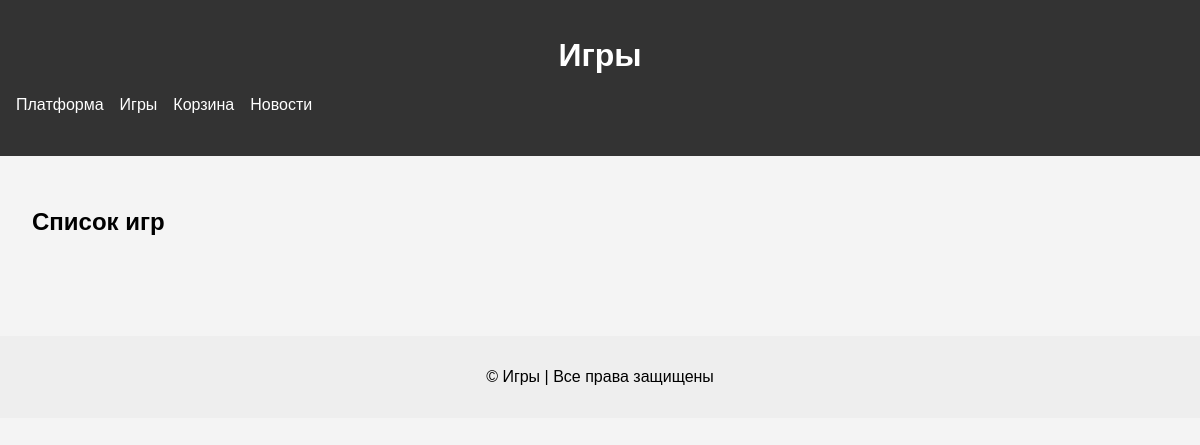
The page /games/ on the database as committed earlier.
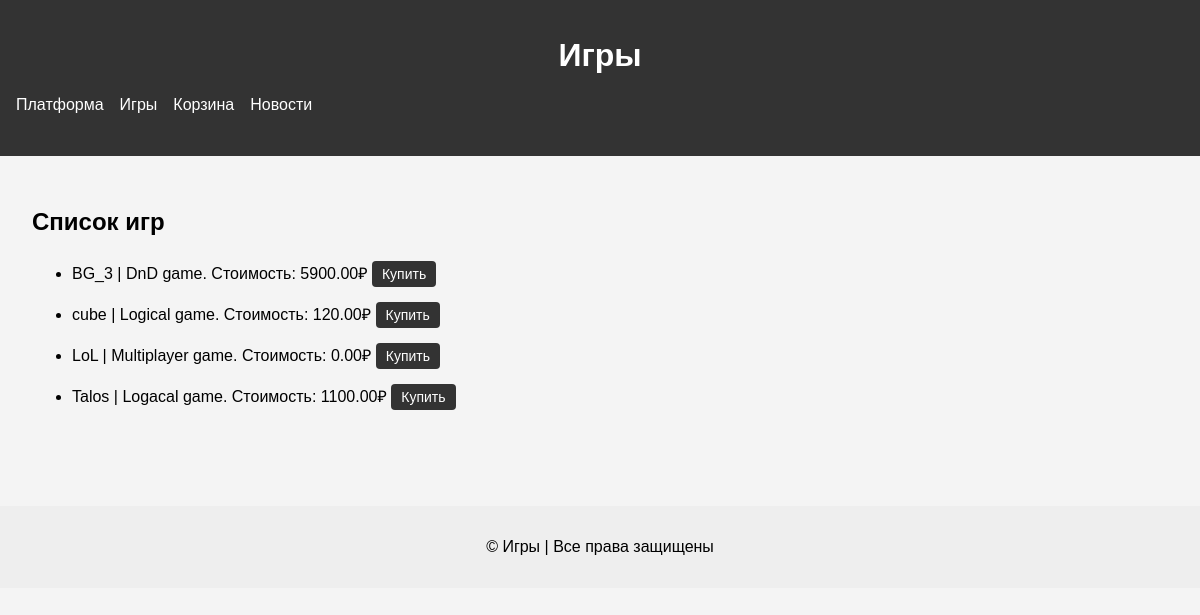
The same page on the database as committed later.
### task/models.py (models this page shows)
class Game(models.Model):
    title = models.CharField(max_length=255)
    cost = models.DecimalField(max_digits=10, decimal_places=2)
    size = models.DecimalField(max_digits=6, decimal_places=2)
    description = models.TextField()
    age_limited = models.BooleanField('Buyer',default=False, blank=True)
    buyer = models.ManyToManyField('Buyer', related_name='games', blank=True)
    def __str__(self):
        return self.title
    class Meta:
        verbose_name = 'Игра'
        verbose_name_plural = 'Игры'

### task/views.py (the view)
# urls.py: path('games/', games, name='games'),
def games(request):
    games_list = Game.objects.all()
    context = {
        'title': 'Игры',
        'text': 'Список доступных игр',
        'main_menu': get_main_menu(),
        'games': games_list,
    }
    return render(request, 'task/games.html', context)

### task/views.py (called while the page is built)
def get_main_menu():
    return [
        {'title': 'Платформа', 'url_name': 'platform'},
        {'title': 'Игры', 'url_name': 'games'},
        {'title': 'Корзина', 'url_name': 'cart'},
        {'title': 'Новости', 'url_name': 'news'},
    ]

### templates/task/games.html (shortened to what this page needs)
{% extends 'task/main.html' %}
{% block content %}
<h2 class="section-title">Список игр</h2>
<ul>
    {% for game in games %}
        <li class="game-item">
            {{ game.title }} | {{ game.description }}. Стоимость: {{ game.cost }}₽
            <a href="{% url 'add_to_cart' game %}">
                <button>Купить</button>
            </a>
        </li>
    {% endfor %}
</ul>
{% endblock %}

### templates/task/main.html (shortened to what this page needs)
<!DOCTYPE html>
<html lang="ru">
<head>
</head>
<body>
<header>
    <h1 style="text-align: center;">{{ title }}</h1>
    <nav>
        <ul>
            {% for item in main_menu %}
                <li><a href="{% url item.url_name %}">{{ item.title }}</a></li>
            {% endfor %}
        </ul>
    </nav>
</header>
<main>
    {% block content %}{% endblock %}
</main>
<footer>
    <p>&copy; {{ title }} | Все права защищены</p>
</footer>
</body>
</html>

### templates/task/main.html (style rules this page uses)
body { font-family: Arial, sans-serif; margin: 0; padding: 0; background-color: #f4f4f4; }
header { background: #333; color: white; padding: 1rem; }
nav ul { list-style: none; display: flex; gap: 1rem; padding: 0; }
nav ul li { display: inline; }
nav a { color: white; text-decoration: none; }
main { padding: 2rem; }
footer { background: #eee; padding: 1rem; text-align: center; margin-top: 3rem; }
button { padding: 5px 10px; background-color: #333; color: white; border: none; border-radius: 4px; cursor: pointer; font-size: 14px; margin-top: 5px; }
ul li { margin-bottom: 10px; }

Rows that differ between the two databases and show on the page:
added Game: title "BG_3", description "DnD game", cost "5900.00"
added Game: title "cube", description "Logical game", cost "120.00"
added Game: title "LoL", description "Multiplayer game", cost "0.00"
added Game: title "Talos", description "Logacal game", cost "1100.00"
